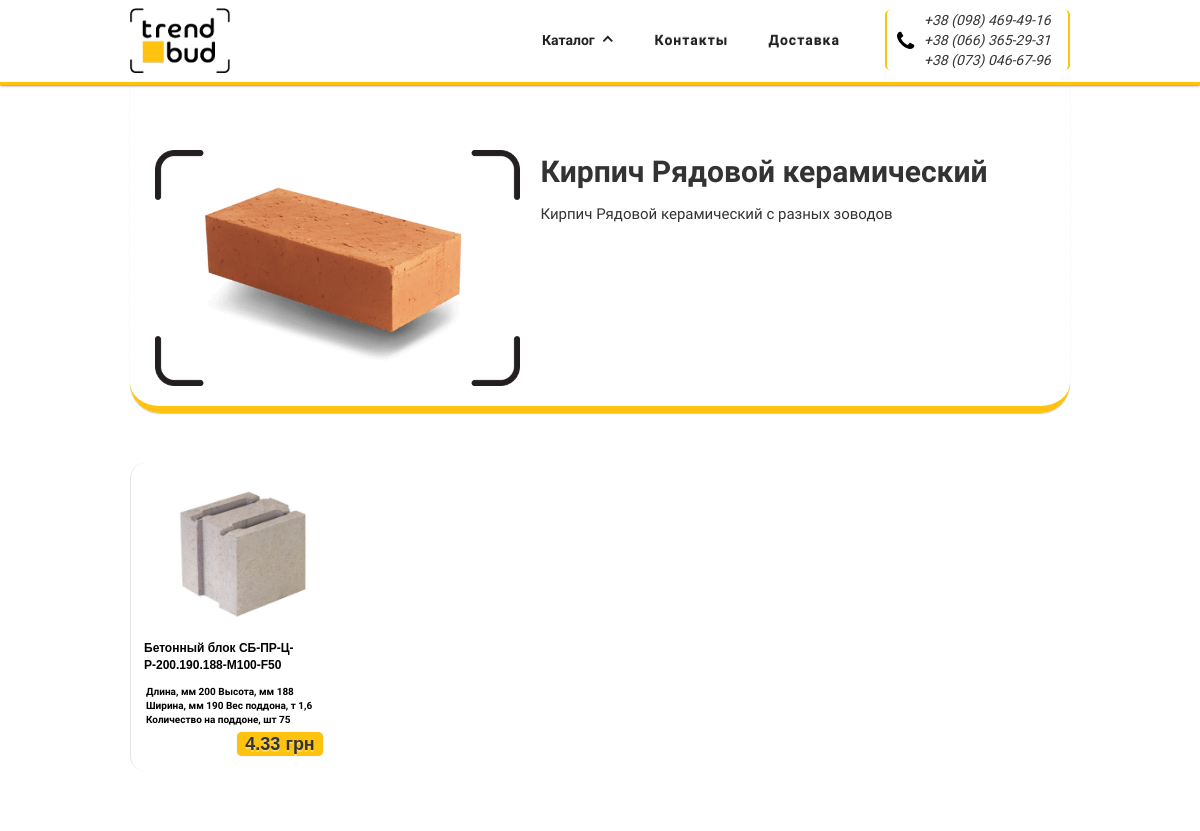
Page /category/4 on the committed database.
### tables this page shows
CREATE TABLE IF NOT EXISTS `product_category` (
  `id` int(11) NOT NULL AUTO_INCREMENT COMMENT 'id категории',
  `title` varchar(128) NOT NULL COMMENT 'Название товара',
  `photo_url` varchar(256) NOT NULL COMMENT 'url картинки',
  `description` text NOT NULL COMMENT 'Описание категории',
  `visible` int(11) NOT NULL COMMENT 'Публикация',
  PRIMARY KEY (`id`),
  KEY `id` (`id`),
  KEY `title` (`title`)
);

CREATE TABLE IF NOT EXISTS `product` (
  `id` int(11) NOT NULL AUTO_INCREMENT COMMENT 'id товара',
  `title` varchar(128) NOT NULL COMMENT 'Название товара',
  `akcia` varchar(256) NOT NULL COMMENT 'Акция',
  `photo_url` varchar(256) NOT NULL COMMENT 'Фото продукта',
  `description` text NOT NULL COMMENT 'Характеристики',
  `price` varchar(32) NOT NULL COMMENT 'Цена',
  `category_id` int(11) NOT NULL COMMENT 'id категории',
  PRIMARY KEY (`id`),
  KEY `id` (`id`),
  KEY `category_id` (`category_id`)
);

### application/controllers/First.php (called while the page is built, shortened)
<?php
class First extends CI_Controller {
        public function category($id)
        {
                $this->load->model('product_category_model');
                $data['some_category'] = $this->product_category_model->get_category_by_get($id);
                $this->load->model('product_model');
                $data['products'] = $this->product_model->get_products_model($id);
                $this->load->model('product_category_model');
                $config['per_page'] = '20';
                $data['product_category'] = $this->product_category_model->get_category_model($config['per_page']);
                $this->load->view('category-view', $data);
        }
}

### index.php (called while the page is built, shortened)
<?php
require_once BASEPATH.'core/CodeIgniter.php';

### application/models/product_category_model.php (called while the page is built, shortened)
<?php
class Product_category_model extends CI_Model {
	public function get_category_model($num, $offset=0)
	{
		$this->db->order_by('id', 'asc');
                $this->db->where('visible', 1);
		$query = $this->db->get('product_category', $num, $offset);
		return $query->result_array();
	}
        public function get_category_by_get($id)
	{
		$query = $this->db->get_where('product_category', array('id' => $id, 'visible' => 1));
                return $query->result_array();
	}
}

### application/models/product_model.php (called while the page is built, shortened)
<?php
class Product_model extends CI_Model {
	public function get_products_model($id)
	{
		$this->db->where('category_id', $id);
		$query = $this->db->get('product');
		return $query->result_array();
	}
}

### application/views/category-view.php (the view, shortened to what this page needs)
<!DOCTYPE html>
<html lang="ru">
    <link type="text/css" rel="stylesheet" href="/css/normalize.css"/>
    <link type="text/css" rel="stylesheet" href="/css/webflow.css"/>
    <link type="text/css" rel="stylesheet" href="/css/trend-bud.webflow.css"/>
    <link rel="stylesheet" href="https://maxcdn.bootstrapcdn.com/font-awesome/4.4.0/css/font-awesome.min.css">
<body>
  <div data-collapse="medium" data-animation="default" data-duration="400" data-contain="1" data-easing="ease-in-out" data-easing2="ease-in-out" class="w-nav nav-menu">
    <div class="w-container">
      <a href="/" class="w-nav-brand logo-link"><img width="100" src="/images/trend-bud-logo3.png" data-ix="load" class="logo-trande-bud">
      </a>
      <div data-ix="load-5" class="w-hidden-medium w-hidden-small w-hidden-tiny w-clearfix cont-div">
        <div class="w-embed code _1"><i class="fa fa-phone"></i>
        </div>
        <div class="txt _2">+38&nbsp;(098) 469-49-16</div>
        <div class="txt _2">+38&nbsp;(066) 365-29-31</div>
        <div class="txt _2">+38&nbsp;(073) 046-67-96</div>
      </div>
      <nav role="navigation" class="w-nav-menu dd-menu">
        <div data-delay="0" class="w-dropdown w-clearfix">
          <div data-ix="load-6-hoover" class="w-dropdown-toggle drop-down">
            <div class="drop-text">Каталог</div>
            <div class="w-icon-dropdown-toggle ico-drop-down"></div>
          </div>
        </div><a href="<?php echo base_url();?>#contact" data-ix="load-3" class="w-nav-link nav-link">Контакты</a><a href="<?php echo base_url();?>#dostavka" data-ix="load-4" class="w-nav-link nav-link">Доставка</a>
      </nav>
    </div>
  </div>
  <div class="w-section">
    <div data-ix="3d" class="w-container w-preserve-3d info-category">
        <?php foreach ($some_category as $item) : ?>
      <div class="w-row">
        <div class="w-col w-col-5"><img class="img-category-page" src="/photo/<?=$item['photo_url'];?>">
        </div>
        <div class="w-col w-col-7">
          <h1 class="h1-category-page"><?=$item['title'];?></h1>
          <h2 class="h2-category-page"><?=$item['description'];?></h2>
        </div>
      </div>
        <?php endforeach; ?>
    </div>
  </div>
  <div class="w-section product-section">
    <div class="w-container">
      <div class="w-dyn-list ps"_CONTEXT">
        <div class="w-dyn-items w-row dynamic-product">
          <?php foreach ($products as $product) : ?>
            <div data-ix="load-2" class="w-dyn-item w-col w-col-3 w-clearfix tovar-position"><img class="akcia" src="/images/<?=$product['akcia']?$product['akcia']:'empty.png'?>"><img class="tovar-img" src="/photo/<?=$product['photo_url']?>">
            <h3 class="h3-tovar"><?=$product['title'];?></h3>
            <div class="description-product"><?=$product['description'];?></div>
            <h4 class="price"><?=$product['price'];?></h4>
          </div>
          <?php endforeach;?>
        </div>
      </div>
    </div>
  </div>
</body>
</html>

### css/webflow.css (style rules this page uses)
[class^="w-icon-"], [class*=" w-icon-"] { font-family: 'webflow-icons'; speak: none; font-style: normal; font-weight: normal; font-variant: normal; text-transform: none; line-height: 1; -webkit-font-smoothing: antialiased; -moz-osx-font-smoothing: grayscale; }
.w-icon-arrow-down:before, .w-icon-dropdown-toggle:before { content: "\e603"; }
* { -webkit-box-sizing: border-box; -moz-box-sizing: border-box; box-sizing: border-box; }
html { height: 100%; }
body { margin: 0; min-height: 100%; background-color: #fff; font-family: Arial, sans-serif; font-size: 14px; line-height: 20px; color: #333; }
img { max-width: 100%; vertical-align: middle; display: inline-block; }
.w-clearfix:before, .w-clearfix:after { content: " "; display: table; }
.w-clearfix:after { clear: both; }
.w-preserve-3d { transform-style: preserve-3d; }
h1, h2, h3, h4, h5, h6 { font-weight: bold; margin-bottom: 10px; }
h1 { font-size: 38px; line-height: 44px; margin-top: 20px; }
h2 { font-size: 32px; line-height: 36px; margin-top: 20px; }
h3 { font-size: 24px; line-height: 30px; margin-top: 20px; }
h4 { font-size: 18px; line-height: 24px; margin-top: 10px; }
.w-embed:before, .w-embed:after { content: " "; display: table; }
.w-embed:after { clear: both; }
.w-container { margin-left: auto; margin-right: auto; max-width: 940px; }
.w-container:before, .w-container:after { content: " "; display: table; }
.w-container:after { clear: both; }
.w-container .w-row { margin-left: -10px; margin-right: -10px; }
.w-row:before, .w-row:after { content: " "; display: table; }
.w-row:after { clear: both; }
.w-col { position: relative; float: left; width: 100%; min-height: 1px; padding-left: 10px; padding-right: 10px; }
.w-col-3 { width: 25%; }
.w-col-5 { width: 41.66666667%; }
.w-col-7 { width: 58.33333333%; }
.w-dropdown { display: inline-block; position: relative; text-align: left; margin-left: auto; margin-right: auto; z-index: 900; }
.w-dropdown-btn, .w-dropdown-toggle, .w-dropdown-link { position: relative; vertical-align: top; text-decoration: none; color: #222222; padding: 20px; text-align: left; margin-left: auto; margin-right: auto; white-space: nowrap; }
.w-dropdown-toggle { -webkit-user-select: none; -moz-user-select: none; -ms-user-select: none; user-select: none; display: inline-block; cursor: pointer; padding-right: 40px; }
.w-icon-dropdown-toggle { position: absolute; top: 0; right: 0; bottom: 0; margin: auto; margin-right: 20px; width: 1em; height: 1em; }
.w-nav { position: relative; background: #dddddd; z-index: 1000; }
.w-nav:before, .w-nav:after { content: " "; display: table; }
.w-nav:after { clear: both; }
.w-nav-brand { position: relative; float: left; text-decoration: none; color: #333333; }
.w-nav-link { position: relative; display: inline-block; vertical-align: top; text-decoration: none; color: #222222; padding: 20px; text-align: left; margin-left: auto; margin-right: auto; }
.w-nav-menu { position: relative; float: right; }

### rows in the picture
product_category: photo_url (picture), title "Кирпич Рядовой керамический", description "Кирпич Рядовой керамический с разных зоводов"
product: photo_url (picture), title "Бетонный блок CБ-ПР-Ц-Р-200.190.188-М100-F50", description "Длина, мм 200 Высота, мм 188 Ширина, мм 190 Вес поддона, т 1,6 Количество на поддоне, шт 75", price "4.33 грн"
